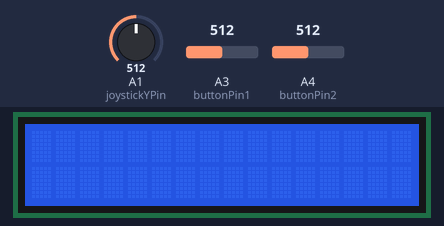
The sketch below on a simulated Arduino Uno, built with avr-gcc and run on an emulated ATmega328P. Parts: 16×2 character LCD. Inputs (shaded band) come from the test bench; at power-on: A3 (buttonPin1) = 512, A4 (buttonPin2) = 512, A1 (joystickYPin) = 512. No radio packets arrive unless stated; what the sketch prints to the serial monitor is not drawn.

Above: at 1.2 s.
1.3 s: A3 (buttonPin1) set to 993
4.3 s: A3 (buttonPin1) set to 1011
At 5.5 s:
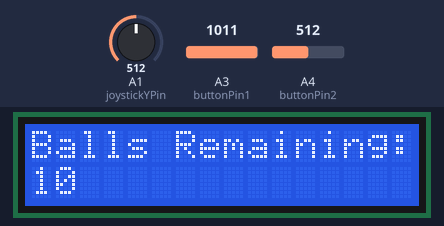
5.8 s: A4 (buttonPin2) set to 991
7.3 s: A4 (buttonPin2) set to 1012
At 7.7 s:
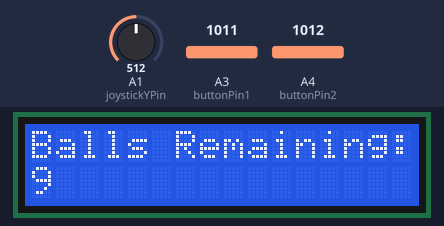
10.1 s: A1 (joystickYPin) set to 552
13.1 s: A1 (joystickYPin) set to 581
At 20.0 s:
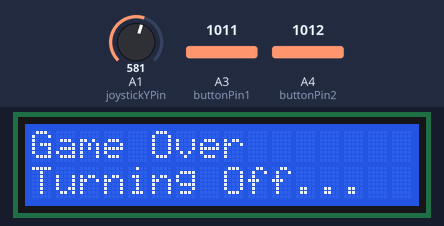
Timing chart, 0 to 21.5 s (numbered marks = the images above; inputs shaded):
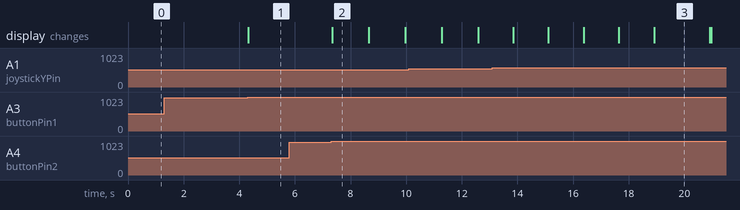

Measured:
- the behaviour switches between 1000 and 1001 on A3 (buttonPin1) (found by bisection; images 0 and 1)
- the behaviour switches between 568 and 569 on A1 (joystickYPin) (found by bisection; images 2 and 3)
- after the input at 1.3 s, every drawn part: stays the same
- after the input at 4.3 s, the display: changes at once (image 1)
- after the input at 5.8 s, every drawn part: stays the same
- after the input at 7.3 s, the display: changes after 0.05 s (image 2)

The sketch:

controller.ino
```cpp
// Team #80

// Junyoung Jeong     NetID: jjeon28 email: jjeon28@uic.edu
// Meckdam Abuhashish NetID: mabuha4 email: mabuha4@uic.edu
// Anthony Salgado    NetID: asalga24 email: asalga24@uic.edu

// Project Name: Ping Pong Fury

// Abstract - Our project will be a game that consists of a turret to shoot at moving targets. The
// game will have a user shoot at moving targets and will tally points every time a target has been
// hit. The game will have a timer counting down and will finish once the time is up. Our Arduinos
// will use wireless communication via NRF24 modules or serial communication to power the
// components that drive the turret, targets, and other components needed for the game. We
// combined and modified ideas from past projects to make our unique game using a turret and
// targets together.

// Code for controller which had two buttons, one joystick, and an LCD taht displayed how many balls r=a player had left.

#include <SPI.h>
#include <nRF24L01.h>
#include <RF24.h>
#include <LiquidCrystal.h>

struct package {
  int joystick;
  int button1;
  int button2;
};

package data;

int ackData[2] = {0, 0};

RF24 radio(9, 8); // CE, CSN pins
const byte address[6] = "ADDRESS01";

int joystickYPin = A1; // Connect joystick Y-axis to analog pin A1
const int buttonPin1 = A3;  // the number of the pushbutton pin
const int buttonPin2 = A4;  // the number of the pushbutton pin

int power = 0;

int buttonStateStart = 0;  // variable for reading the pushbutton status
int buttonStateShoot = 0;  // variable for reading the pushbutton status

long shotDelay = 0;
int ballsRemaining = 10;

const int rs = 10, en = 7, d4 = 6, d5 = 5, d6 = 4, d7 = 3;
LiquidCrystal lcd(rs, en, d4, d5, d6, d7);

void setup() {
  Serial.begin(9600);
  radio.begin();
  radio.setChannel(100);
  radio.setDataRate(RF24_250KBPS);
  radio.setRetries(5, 5); // retry if ack not received
  radio.openWritingPipe(address);
  // Initialize the LCD
  lcd.begin(16, 2);
  }

void loop() {
  int yVal = analogRead(joystickYPin);
  buttonStateStart = analogRead(buttonPin1);
  buttonStateShoot = analogRead(buttonPin2);

  if (buttonStateStart > 1000 && !power) {
    power = 1;
    ballsRemaining = 10;
    data.button1 = 1;
  }

  // if (buttonStateStart > 0 && ballsRemaining == 0) {
  //   ballsRemaining = 10;
  //   data.button1 = 1;
  // }

  if (buttonStateShoot > 1000 && millis() > shotDelay && ballsRemaining > 0) {
    shotDelay = millis() + 1250;
    data.button2 = 1;
    ballsRemaining--;
  }

  // Map the Y-axis joystick value to a range suitable for transmission (0-180 for servo control)
  byte yMapped = map(yVal, 0, 1023, 0, 180);

  lcd.clear();

  // Display the remaining balls on the LCD
  if (power) {
    lcd.setCursor(0, 0);
    lcd.print("Balls Remaining:");
    lcd.setCursor(0, 1);
    lcd.print(ballsRemaining);
  }

  Serial.print("Joystick Y: ");
  Serial.print(yVal);
  Serial.print("  Mapped Y: ");
  Serial.println(yMapped);
  Serial.print(". Button 1: ");
  Serial.print(buttonStateStart);
  Serial.print(". Button 2: ");
  Serial.print(buttonStateShoot);


    // Create a data buffer to hold the joystick Y-axis value
  data.joystick = yMapped;
  // data.button2 = buttonStateShoot;

  // Send the data
  radio.write(&data, sizeof(package));
  data.button1 = 0;
  data.button2 = 0;

  if (ballsRemaining == 0 && power) {
      data.button1 = 2;
      power = 0;
      lcd.clear();
      lcd.setCursor(0, 0);
      lcd.print("Game Over");
      lcd.setCursor(0, 1);
      lcd.print("Turning Off...");
      delay(2000);
      radio.write(&data, sizeof(package));
      lcd.clear();
  }
  delay(50); // Adjust delay as needed
}
```
